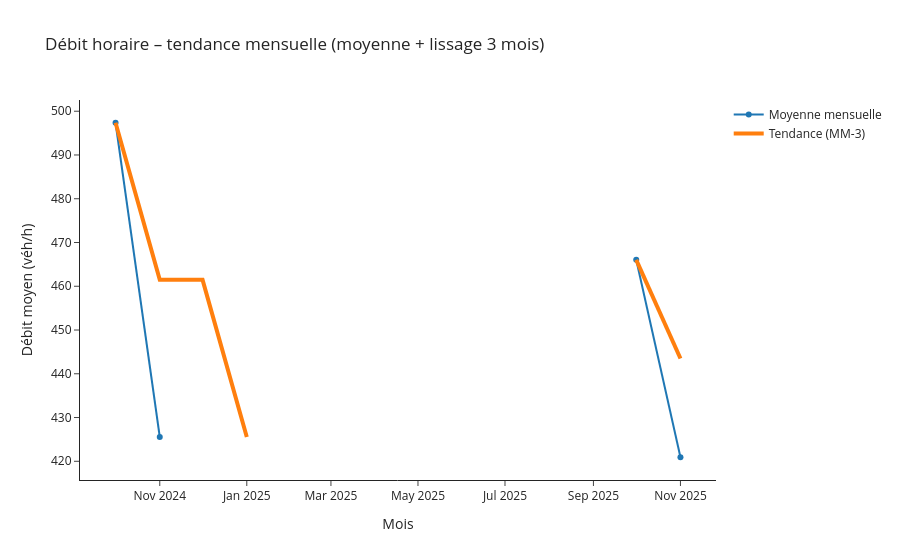

Write notebook code for a chart like this one.
### Code cell
mensuel = (df_axe
           .set_index('Date et heure de comptage')
           .resample('MS')['Débit horaire']
           .mean()
           .to_frame('debit_moyen')
           .reset_index())

mensuel['trend_3m'] = mensuel['debit_moyen'].rolling(3, min_periods=1).mean()

fig = go.Figure()
fig.add_trace(go.Scatter(
    x=mensuel['Date et heure de comptage'], y=mensuel['debit_moyen'],
    mode='lines+markers', name='Moyenne mensuelle'
))
fig.add_trace(go.Scatter(
    x=mensuel['Date et heure de comptage'], y=mensuel['trend_3m'],
    mode='lines', name='Tendance (MM-3)', line=dict(width=4)
))

fig.update_layout(
    title="Débit horaire – tendance mensuelle (moyenne + lissage 3 mois)",
    xaxis_title="Mois",
    yaxis_title="Débit moyen (véh/h)",
    template="simple_white",
    hovermode="x unified"
)
fig.show()

### Figure 1 — Plotly figure (JSON) as saved in the notebook; plotly's stock layout.template omitted (floating-point values rounded to 4 significant figures)
{"data": [{"mode": "lines+markers", "name": "Moyenne mensuelle", "type": "scatter", "x": ["2024-10-01T00:00:00.000000000", "2024-11-01T00:00:00.000000000", "2024-12-01T00:00:00.000000000", "2025-01-01T00:00:00.000000000", "2025-02-01T00:00:00.000000000", "2025-03-01T00:00:00.000000000", "2025-04-01T00:00:00.000000000", "2025-05-01T00:00:00.000000000", "2025-06-01T00:00:00.000000000", "2025-07-01T00:00:00.000000000", "2025-08-01T00:00:00.000000000", "2025-09-01T00:00:00.000000000", "2025-10-01T00:00:00.000000000", "2025-11-01T00:00:00.000000000"], "y": [497.4, 425.6, NaN, NaN, NaN, NaN, NaN, NaN, NaN, NaN, NaN, NaN, 466.0, 420.9]}, {"line": {"width": 4}, "mode": "lines", "name": "Tendance (MM-3)", "type": "scatter", "x": ["2024-10-01T00:00:00.000000000", "2024-11-01T00:00:00.000000000", "2024-12-01T00:00:00.000000000", "2025-01-01T00:00:00.000000000", "2025-02-01T00:00:00.000000000", "2025-03-01T00:00:00.000000000", "2025-04-01T00:00:00.000000000", "2025-05-01T00:00:00.000000000", "2025-06-01T00:00:00.000000000", "2025-07-01T00:00:00.000000000", "2025-08-01T00:00:00.000000000", "2025-09-01T00:00:00.000000000", "2025-10-01T00:00:00.000000000", "2025-11-01T00:00:00.000000000"], "y": [497.4, 461.5, 461.5, 425.6, NaN, NaN, NaN, NaN, NaN, NaN, NaN, NaN, 466.0, 443.5]}], "layout": {"hovermode": "x unified", "title": {"text": "Débit horaire – tendance mensuelle (moyenne + lissage 3 mois)"}, "xaxis": {"title": {"text": "Mois"}}, "yaxis": {"title": {"text": "Débit moyen (véh/h)"}}}}
